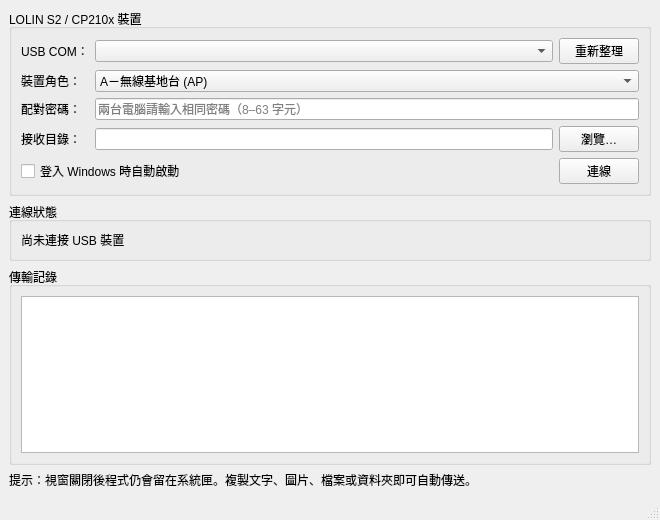
<?xml version="1.0" encoding="UTF-8"?>
<ui version="4.0">
 <class>MainWindow</class>
 <widget class="QMainWindow" name="MainWindow">
  <property name="geometry"><rect><x>0</x><y>0</y><width>660</width><height>520</height></rect></property>
  <property name="windowTitle"><string>WirelessShare</string></property>
  <widget class="QWidget" name="centralwidget">
   <layout class="QVBoxLayout" name="verticalLayout">
    <item><widget class="QGroupBox" name="deviceGroup"><property name="title"><string>LOLIN S2 / CP210x 裝置</string></property><layout class="QGridLayout" name="deviceLayout">
     <item row="0" column="0"><widget class="QLabel" name="portLabel"><property name="text"><string>USB COM：</string></property></widget></item>
     <item row="0" column="1"><widget class="QComboBox" name="portCombo"/></item>
     <item row="0" column="2"><widget class="QPushButton" name="refreshButton"><property name="text"><string>重新整理</string></property></widget></item>
     <item row="1" column="0"><widget class="QLabel" name="roleLabel"><property name="text"><string>裝置角色：</string></property></widget></item>
     <item row="1" column="1" colspan="2"><widget class="QComboBox" name="roleCombo"><item><property name="text"><string>A－無線基地台 (AP)</string></property></item><item><property name="text"><string>B－連線端 (Station)</string></property></item></widget></item>
     <item row="2" column="0"><widget class="QLabel" name="passwordLabel"><property name="text"><string>配對密碼：</string></property></widget></item>
     <item row="2" column="1" colspan="2"><widget class="QLineEdit" name="passwordEdit"><property name="echoMode"><enum>QLineEdit::Password</enum></property><property name="placeholderText"><string>兩台電腦請輸入相同密碼（8–63 字元）</string></property></widget></item>
     <item row="3" column="0"><widget class="QLabel" name="receiveLabel"><property name="text"><string>接收目錄：</string></property></widget></item>
     <item row="3" column="1"><widget class="QLineEdit" name="receiveDirEdit"/></item>
     <item row="3" column="2"><widget class="QPushButton" name="browseButton"><property name="text"><string>瀏覽…</string></property></widget></item>
     <item row="4" column="0" colspan="2"><widget class="QCheckBox" name="autoStartCheck"><property name="text"><string>登入 Windows 時自動啟動</string></property></widget></item>
     <item row="4" column="2"><widget class="QPushButton" name="connectButton"><property name="text"><string>連線</string></property></widget></item>
    </layout></widget></item>
    <item><widget class="QGroupBox" name="statusGroup"><property name="title"><string>連線狀態</string></property><layout class="QVBoxLayout" name="statusLayout"><item><widget class="QLabel" name="statusLabel"><property name="text"><string>尚未連接 USB 裝置</string></property><property name="wordWrap"><bool>true</bool></property></widget></item></layout></widget></item>
    <item><widget class="QGroupBox" name="logGroup"><property name="title"><string>傳輸記錄</string></property><layout class="QVBoxLayout" name="logLayout"><item><widget class="QPlainTextEdit" name="logEdit"><property name="readOnly"><bool>true</bool></property><property name="maximumBlockCount"><number>500</number></property></widget></item></layout></widget></item>
    <item><widget class="QLabel" name="hintLabel"><property name="text"><string>提示：視窗關閉後程式仍會留在系統匣。複製文字、圖片、檔案或資料夾即可自動傳送。</string></property><property name="wordWrap"><bool>true</bool></property></widget></item>
   </layout>
  </widget>
  <widget class="QMenuBar" name="menubar"/><widget class="QStatusBar" name="statusbar"/>
 </widget>
 <resources/><connections/>
</ui>
